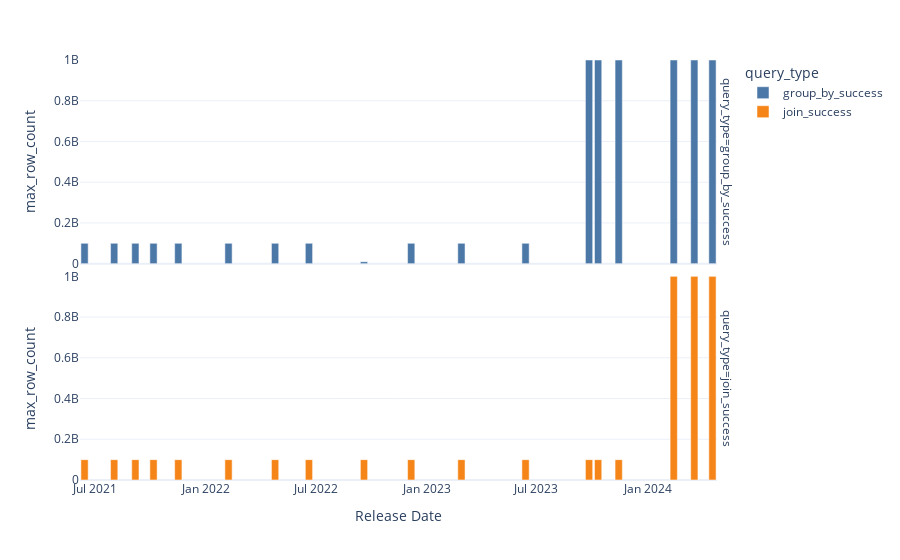

Notebook source saved alongside this figure:
### Code cell
fig = px.bar(plus_dates, 
             x='Release Date', 
             y='max_row_count',
             color='query_type',
            #  barmode='group',
             template='plotly_white',
             color_discrete_sequence=px.colors.qualitative.T10,
             range_y=[0,1000000000],
             facet_row='query_type'
             )

fig.show()

### Figure 1 — Plotly figure (JSON) as saved in the notebook; plotly's stock layout.template omitted (floating-point values rounded to 4 significant figures)
{"data": [{"alignmentgroup": "True", "hovertemplate": "query_type=group_by_success<br>Release Date=%{x}<br>max_row_count=%{y}<extra></extra>", "legendgroup": "group_by_success", "marker": {"color": "#4C78A8", "pattern": {"shape": ""}}, "name": "group_by_success", "offsetgroup": "group_by_success", "orientation": "v", "showlegend": true, "textposition": "auto", "type": "bar", "x": ["2021-06-14T00:00:00", "2021-08-02T00:00:00", "2021-09-06T00:00:00", "2021-10-06T00:00:00", "2021-11-16T00:00:00", "2022-02-07T00:00:00", "2022-04-25T00:00:00", "2022-06-20T00:00:00", "2022-09-19T00:00:00", "2022-12-06T00:00:00", "2023-02-27T00:00:00", "2023-06-13T00:00:00", "2023-09-26T00:00:00", "2023-10-11T00:00:00", "2023-11-14T00:00:00", "2024-02-13T00:00:00", "2024-03-18T00:00:00", "2024-04-17T00:00:00"], "xaxis": "x2", "y": [100000000, 100000000, 100000000, 100000000, 100000000, 100000000, 100000000, 100000000, 10000000, 100000000, 100000000, 100000000, 1000000000, 1000000000, 1000000000, 1000000000, 1000000000, 1000000000], "yaxis": "y2"}, {"alignmentgroup": "True", "hovertemplate": "query_type=join_success<br>Release Date=%{x}<br>max_row_count=%{y}<extra></extra>", "legendgroup": "join_success", "marker": {"color": "#F58518", "pattern": {"shape": ""}}, "name": "join_success", "offsetgroup": "join_success", "orientation": "v", "showlegend": true, "textposition": "auto", "type": "bar", "x": ["2021-06-14T00:00:00", "2021-08-02T00:00:00", "2021-09-06T00:00:00", "2021-10-06T00:00:00", "2021-11-16T00:00:00", "2022-02-07T00:00:00", "2022-04-25T00:00:00", "2022-06-20T00:00:00", "2022-09-19T00:00:00", "2022-12-06T00:00:00", "2023-02-27T00:00:00", "2023-06-13T00:00:00", "2023-09-26T00:00:00", "2023-10-11T00:00:00", "2023-11-14T00:00:00", "2024-02-13T00:00:00", "2024-03-18T00:00:00", "2024-04-17T00:00:00"], "xaxis": "x", "y": [100000000, 100000000, 100000000, 100000000, 100000000, 100000000, 100000000, 100000000, 100000000, 100000000, 100000000, 100000000, 100000000, 100000000, 100000000, 1000000000, 1000000000, 1000000000], "yaxis": "y"}], "layout": {"annotations": [{"font": {}, "showarrow": false, "text": "query_type=join_success", "textangle": 90, "x": 0.98, "xanchor": "left", "xref": "paper", "y": 0.2425, "yanchor": "middle", "yref": "paper"}, {"font": {}, "showarrow": false, "text": "query_type=group_by_success", "textangle": 90, "x": 0.98, "xanchor": "left", "xref": "paper", "y": 0.7575, "yanchor": "middle", "yref": "paper"}], "barmode": "relative", "legend": {"title": {"text": "query_type"}, "tracegroupgap": 0}, "margin": {"t": 60}, "xaxis": {"anchor": "y", "domain": [0, 0.98], "title": {"text": "Release Date"}}, "xaxis2": {"anchor": "y2", "domain": [0, 0.98], "matches": "x", "showticklabels": false}, "yaxis": {"anchor": "x", "domain": [0, 0.485], "range": [0, 1000000000], "title": {"text": "max_row_count"}}, "yaxis2": {"anchor": "x2", "domain": [0.515, 1], "matches": "y", "range": [0, 1000000000], "title": {"text": "max_row_count"}}}}
